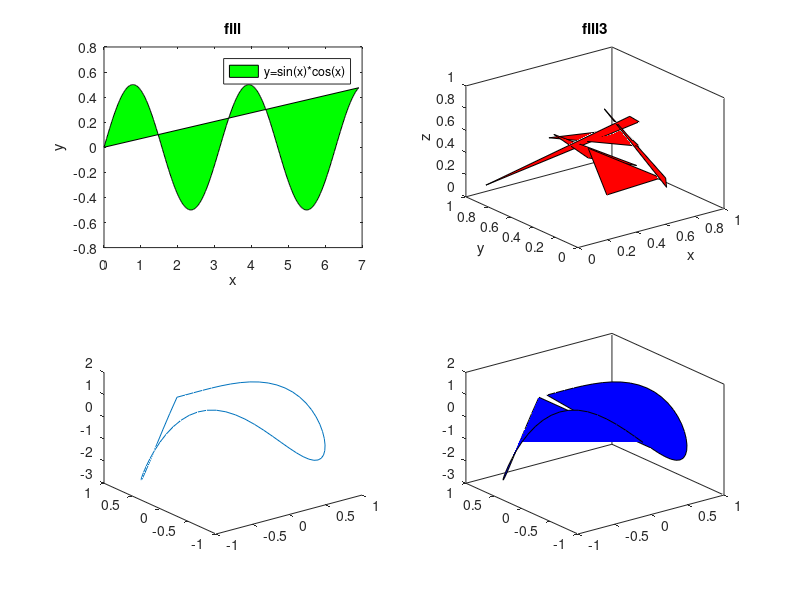

Write the MATLAB code that produced this figure.
% fill fill3
subplot(2,2,1);
x=0:0.01:2.2*pi;
y=sin(x).*cos(x);
fill(x,y,'g');
legend('y=sin(x)*cos(x)');
xlabel('x');ylabel('y');
title('fill');
subplot(2,2,2);
fill3(rand(3,5),rand(3,5),rand(3,5),'r');
xlabel('x');ylabel('y');zlabel('z');
title('fill3');
subplot(2,2,3);
t=0:pi/30:2*pi;
x1=sin(t);y1=cos(t);z1=t.*sin(t).*cos(t);
plot3(x1,y1,z1);
subplot(2,2,4);
fill3(x1,y1,z1,'b');
